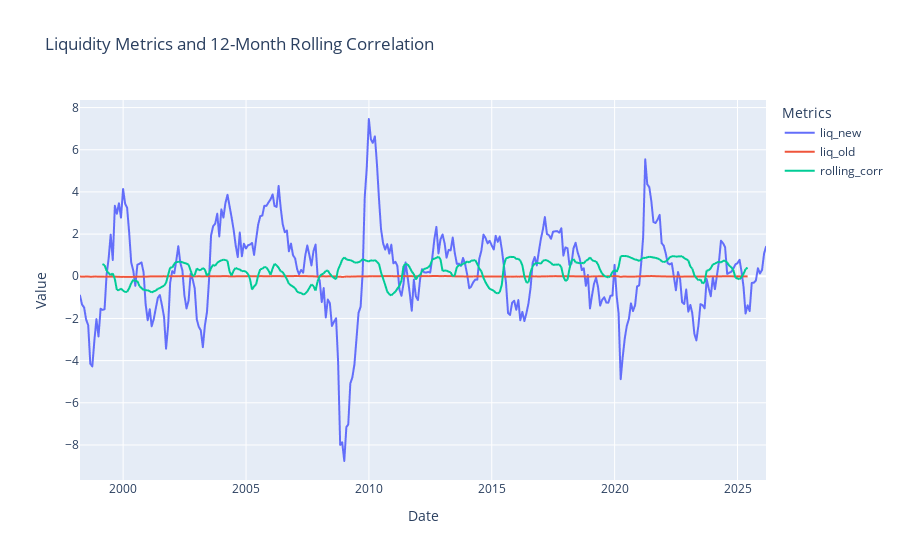

Notebook cell for this chart:
### Code cell
import plotly.express as px

fig = px.line(
    fliq_comparison, 
    y=['liq_new', 'liq_old', 'rolling_corr'],
    title='Liquidity Metrics and 12-Month Rolling Correlation',
    labels={'value': 'Value', 'variable': 'Metrics'}
)

fig.show()

### Figure 1 — Plotly figure (JSON) as saved in the notebook; plotly's stock layout.template omitted (floating-point values rounded to 4 significant figures; data arrays with more than 128 entries replaced by an {"elided": "..."} marker saying what was removed)
{"data": [{"hovertemplate": "Metrics=liq_new<br>Date=%{x}<br>Value=%{y}<extra></extra>", "legendgroup": "liq_new", "line": {"color": "#636efa", "dash": "solid"}, "marker": {"symbol": "circle"}, "mode": "lines", "name": "liq_new", "showlegend": true, "type": "scattergl", "x": {"elided": "336 str values"}, "xaxis": "x", "y": {"elided": "336 float values"}, "yaxis": "y"}, {"hovertemplate": "Metrics=liq_old<br>Date=%{x}<br>Value=%{y}<extra></extra>", "legendgroup": "liq_old", "line": {"color": "#EF553B", "dash": "solid"}, "marker": {"symbol": "circle"}, "mode": "lines", "name": "liq_old", "showlegend": true, "type": "scattergl", "x": {"elided": "336 str values"}, "xaxis": "x", "y": {"elided": "336 float values"}, "yaxis": "y"}, {"hovertemplate": "Metrics=rolling_corr<br>Date=%{x}<br>Value=%{y}<extra></extra>", "legendgroup": "rolling_corr", "line": {"color": "#00cc96", "dash": "solid"}, "marker": {"symbol": "circle"}, "mode": "lines", "name": "rolling_corr", "showlegend": true, "type": "scattergl", "x": {"elided": "336 str values"}, "xaxis": "x", "y": {"elided": "336 float values"}, "yaxis": "y"}], "layout": {"legend": {"title": {"text": "Metrics"}, "tracegroupgap": 0}, "title": {"text": "Liquidity Metrics and 12-Month Rolling Correlation"}, "xaxis": {"anchor": "y", "domain": [0, 1], "title": {"text": "Date"}}, "yaxis": {"anchor": "x", "domain": [0, 1], "title": {"text": "Value"}}}}
